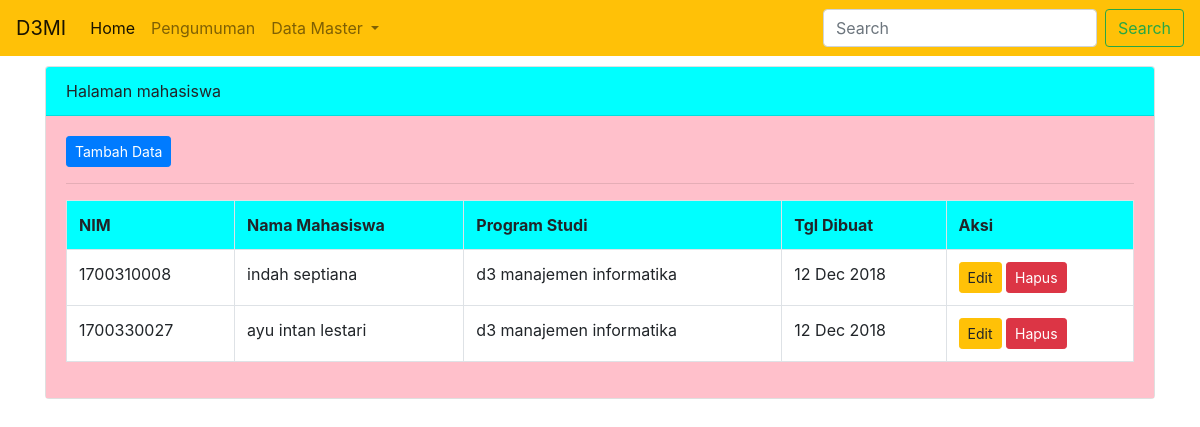
/index.php/admin/mahasiswa, run on the app's committed database.
### tables this page shows
CREATE TABLE `mahasiswa` (
  `nim` varchar(10) NOT NULL,
  `nama_mahasiswa` varchar(255) NOT NULL,
  `program_studi` varchar(255) NOT NULL,
  `created_at` datetime NOT NULL DEFAULT CURRENT_TIMESTAMP
);

### application/controllers/admin/Mahasiswa.php (called while the page is built, shortened)
<?php
class Mahasiswa extends CI_Controller {
		public function __construct(){
		$this->load->model('mahasiswa_model');
	}
	public function index(){
		$data['judul']='mahasiswa';
		$data['sub_judul']='Halaman mahasiswa';
		$data['halaman']='admin/v_mahasiswa';
		$data['isi_tabel']= $this->mahasiswa_model->all();
		$this->load->view('admin/v_template',$data);
	}
}
 ?>

### index.php (called while the page is built, shortened)
<?php
require_once BASEPATH.'core/CodeIgniter.php';

### application/models/mahasiswa_model.php (called while the page is built, shortened)
<?php
class mahasiswa_model extends CI_Model {
	public function all(){
		return $this->db->get('mahasiswa')->result();
	}
}
 ?>

### application/views/admin/v_mahasiswa.php (the view)
<div class="col-md-12">
	<div class="card">
		<div class="card-header" style="background-color: aqua"><?php echo $sub_judul; ?></div>
		<div class="card-body" style="background-color: pink">
			<a href= "<?php echo site_url('admin/mahasiswa/tambah') ?>" class="btn btn-primary btn-sm">Tambah Data</a>
			<hr>
			<table class="table table-bordered">
				<tr style="background-color: aqua">
					<th>NIM</th>
					<th>Nama Mahasiswa</th>
					<th>Program Studi</th>
					<th>Tgl Dibuat</th>
					<th>Aksi</th>
				</tr>
				<?php foreach ($isi_tabel as $key ) {
				?>
				<tr style="background-color: white">
					<td><?php echo $key->nim; ?></td>
					<td><?php echo $key->nama_mahasiswa; ?></td>
					<td><?php echo $key->program_studi; ?></td>
					<td><?php echo date('d M Y', strtotime($key->created_at)); ?></td>
					<td>
						<a href= "" class="btn btn-warning btn-sm">Edit</a>
						<a href= "" class="btn btn-danger btn-sm">Hapus</a>
					</td>
				</tr>
				<?php }  ?>
			</table>
		</div>
	</div>
</div>

### application/views/admin/v_template.php (shortened to what this page needs)
<!DOCTYPE html>
<html>
<head>
	<link rel="stylesheet" href="<?php echo base_url('assets/bootstrap/css/bootstrap.css'); ?>">
</head>
<body>
	<nav class="navbar navbar-expand-lg navbar-light bg-warning">
  <a class="navbar-brand" href="#">D3MI</a>
  <div class="collapse navbar-collapse" id="navbarSupportedContent">
    <ul class="navbar-nav mr-auto">
      <li class="nav-item active">
        <a class="nav-link" href="<?php echo site_url('admin/home/index'); ?>">Home</a>
      </li>
       <li class="nav-item">
        <a class="nav-link" href="<?php echo site_url('admin/Pengumuman/index'); ?>">Pengumuman</a>
      </li>
      <li class="nav-item dropdown">
        <a class="nav-link dropdown-toggle" href="#" id="navbarDropdown" role="button" data-toggle="dropdown" aria-haspopup="true" aria-expanded="false">
          Data Master
        </a>
      </li>
    </ul>
    <form class="form-inline my-2 my-lg-0">
      <input class="form-control mr-sm-2" type="search" placeholder="Search" aria-label="Search">
      <button class="btn btn-outline-success my-2 my-sm-0" type="submit">Search</button>
    </form>
  </div>
</nav>
	<div class="container" style="margin-top: 10px;">
		<div class="row">
			<?php $this->load->view($halaman); ?>
		</div>
	</div>
</body>
</html>

### data on the page
mahasiswa: nim "1700310008", nama_mahasiswa "indah septiana", program_studi "d3 manajemen informatika", created_at "12 Dec 2018"
mahasiswa: nim "1700330027", nama_mahasiswa "ayu intan lestari", program_studi "d3 manajemen informatika", created_at "12 Dec 2018"

### other printed values
$sub_judul "Halaman mahasiswa"
